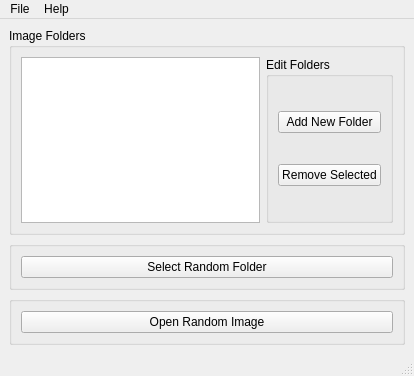
<?xml version="1.0" encoding="UTF-8"?>
<ui version="4.0">
 <class>MainWindow</class>
 <widget class="QMainWindow" name="MainWindow">
  <property name="geometry">
   <rect>
    <x>0</x>
    <y>0</y>
    <width>414</width>
    <height>376</height>
   </rect>
  </property>
  <property name="windowTitle">
   <string>Ultimate Art Reference Tool</string>
  </property>
  <widget class="QWidget" name="centralwidget">
   <layout class="QVBoxLayout" name="verticalLayout">
    <item>
     <widget class="QGroupBox" name="groupBox">
      <property name="title">
       <string>Image Folders</string>
      </property>
      <layout class="QHBoxLayout" name="horizontalLayout">
       <item>
        <widget class="QListWidget" name="imageFoldersListWidget"/>
       </item>
       <item>
        <widget class="QGroupBox" name="groupBox_3">
         <property name="title">
          <string>Edit Folders</string>
         </property>
         <layout class="QVBoxLayout" name="verticalLayout_2">
          <item>
           <widget class="QPushButton" name="addNewFolderButton">
            <property name="text">
             <string>Add New Folder</string>
            </property>
           </widget>
          </item>
          <item>
           <widget class="QPushButton" name="removeSelectedButton">
            <property name="text">
             <string>Remove Selected</string>
            </property>
           </widget>
          </item>
         </layout>
        </widget>
       </item>
      </layout>
     </widget>
    </item>
    <item>
     <widget class="QGroupBox" name="groupBox_2">
      <property name="title">
       <string/>
      </property>
      <layout class="QVBoxLayout" name="verticalLayout_3">
       <item>
        <widget class="QPushButton" name="selectRandomFolderButton">
         <property name="text">
          <string>Select Random Folder</string>
         </property>
        </widget>
       </item>
      </layout>
     </widget>
    </item>
    <item>
     <widget class="QGroupBox" name="groupBox_4">
      <property name="title">
       <string/>
      </property>
      <layout class="QHBoxLayout" name="horizontalLayout_3">
       <item>
        <widget class="QPushButton" name="openRandomImageButton">
         <property name="text">
          <string>Open Random Image</string>
         </property>
        </widget>
       </item>
      </layout>
     </widget>
    </item>
   </layout>
  </widget>
  <widget class="QStatusBar" name="statusbar"/>
  <widget class="QMenuBar" name="menubar">
   <property name="geometry">
    <rect>
     <x>0</x>
     <y>0</y>
     <width>414</width>
     <height>21</height>
    </rect>
   </property>
   <widget class="QMenu" name="menuUARRT">
    <property name="title">
     <string>File</string>
    </property>
    <addaction name="actionOpen"/>
    <addaction name="actionSave"/>
    <addaction name="actionSave_as"/>
    <addaction name="separator"/>
    <addaction name="actionQuit"/>
   </widget>
   <widget class="QMenu" name="menuAbout">
    <property name="title">
     <string>Help</string>
    </property>
    <addaction name="actionAbout_Ultimate_Art_Referencing_Tool"/>
   </widget>
   <addaction name="menuUARRT"/>
   <addaction name="menuAbout"/>
  </widget>
  <action name="actionFolder_Path_List">
   <property name="text">
    <string>Folder Path List</string>
   </property>
  </action>
  <action name="actionDefault_Profile">
   <property name="text">
    <string>Default Profile</string>
   </property>
  </action>
  <action name="actionOpen">
   <property name="text">
    <string>Open</string>
   </property>
  </action>
  <action name="actionSave">
   <property name="text">
    <string>Save</string>
   </property>
  </action>
  <action name="actionSave_as">
   <property name="text">
    <string>Save as</string>
   </property>
  </action>
  <action name="actionQuit">
   <property name="text">
    <string>Quit</string>
   </property>
  </action>
  <action name="actionAbout_Ultimate_Art_Referencing_Tool">
   <property name="text">
    <string>About Ultimate Art Referencing Tool</string>
   </property>
  </action>
 </widget>
 <resources/>
 <connections/>
</ui>
